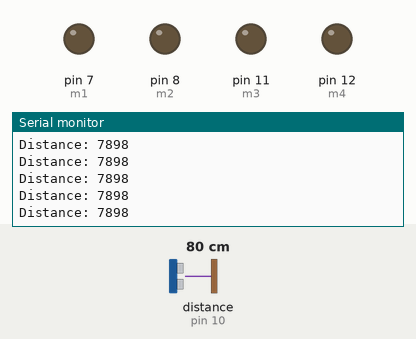
Recording of a sketch running on a simulated Arduino Uno, built with avr-gcc and run on an emulated ATmega328P. Parts: output pins drawn as LEDs (lit = HIGH), the last lines printed to the serial monitor. Wiring (inferred from the names in the program): ultrasonic range finder: trigger pin 9; echo pin 10. Inputs (shaded band) come from the test bench; at power-on: distance to the obstacle (sensor on pin 10) 80 cm. The echo pulse lasts 58.3 µs per cm; pins used as bus, display or sensor lines are not drawn.

Above: at 1.2 s.
1.3 s: distance to the obstacle (sensor on pin 10) set to 299 cm
At 1.8 s:
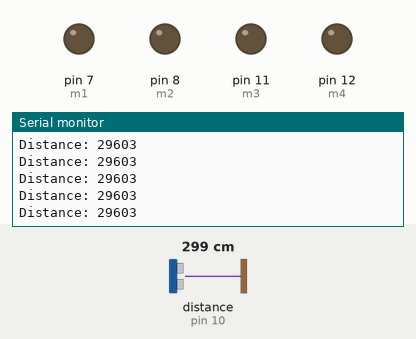
4.3 s: distance to the obstacle (sensor on pin 10) set to 18 cm
At 4.8 s:
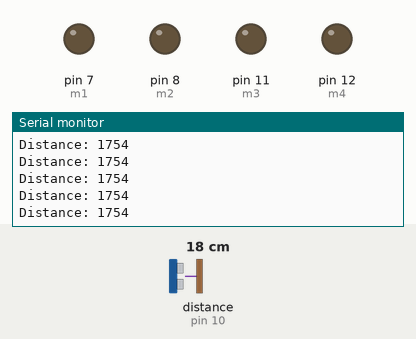
Timing chart, 0 to 7.3 s (numbered marks = the images above; inputs shaded):
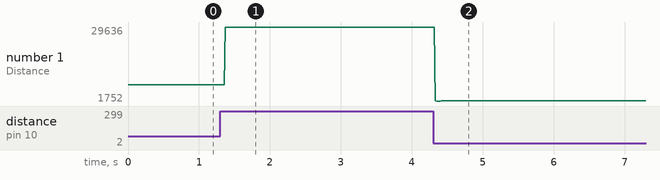

The sketch:

project_using_aurdino.ino
```cpp
/*
* Ultrasonic Sensor HC-SR04 and Arduino Tutorial
*
* by Dejan Nedelkovski,
* www.HowToMechatronics.com
*
*/
// defines pins numbers
const int trigPin = 9;
const int echoPin = 10;
// defines variables
long duration;
int distance;
#define m1 7
#define m2 8
#define m3 11
#define m4 12
void setup() {
pinMode(trigPin, OUTPUT); // Sets the trigPin as an Output
pinMode(echoPin, INPUT); // Sets the echoPin as an Input
pinMode(m1, OUTPUT);
pinMode(m2, OUTPUT);
pinMode(m3, OUTPUT);
pinMode(m4, OUTPUT);
Serial.begin(9600); // Starts the serial communication
}
void loop() {
digitalWrite(trigPin, LOW);
delayMicroseconds(2);
// Sets the trigPin on HIGH state for 10 micro seconds
digitalWrite(trigPin, HIGH);
delayMicroseconds(10);
digitalWrite(trigPin, LOW);
duration = pulseIn(echoPin, HIGH);
distance= duration*3.4/2;
if(distance<=38)
{
  digitalWrite(m1,HIGH);
   digitalWrite(m2,LOW);
    digitalWrite(m3,HIGH);
     digitalWrite(m4,LOW);

}
else
{
    digitalWrite(m1,LOW);
   digitalWrite(m2,LOW);
    digitalWrite(m3,LOW);
     digitalWrite(m4,LOW);

}
Serial.print("Distance: ");
Serial.println(distance);
delayMicroseconds(1000);
}
```

Measured:
- after the input at 1.3 s, the serial monitor: prints a new line after 0.07 s (image 1)
- after the input at 4.3 s, the serial monitor: prints a new line at once (image 2)
- plotted number 1: 7898 → 29603 after the input at 1.3 s, 29603 → 1754 after the input at 4.3 s
